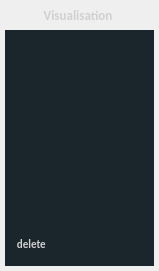
                        <widget class="QWidget" name="widget_25" native="true">
                         <property name="maximumSize">
                          <size>
                           <width>150</width>
                           <height>16777215</height>
                          </size>
                         </property>
                         <layout class="QVBoxLayout" name="verticalLayout_25">
                          <property name="spacing">
                           <number>7</number>
                          </property>
                          <property name="leftMargin">
                           <number>5</number>
                          </property>
                          <property name="topMargin">
                           <number>7</number>
                          </property>
                          <property name="rightMargin">
                           <number>5</number>
                          </property>
                          <property name="bottomMargin">
                           <number>5</number>
                          </property>
                          <item>
                           <widget class="QLabel" name="label_24">
                            <property name="minimumSize">
                             <size>
                              <width>0</width>
                              <height>16</height>
                             </size>
                            </property>
                            <property name="maximumSize">
                             <size>
                              <width>16777215</width>
                              <height>16</height>
                             </size>
                            </property>
                            <property name="font">
                             <font>
                              <family>Calibri</family>
                              <pointsize>10</pointsize>
                              <weight>75</weight>
                              <bold>true</bold>
                             </font>
                            </property>
                            <property name="styleSheet">
                             <string notr="true">color: rgb(208, 208, 208);
border-radius: none;
border-top: 20px;</string>
                            </property>
                            <property name="text">
                             <string>Visualisation </string>
                            </property>
                            <property name="alignment">
                             <set>Qt::AlignCenter</set>
                            </property>
                           </widget>
                          </item>
                          <item>
                           <widget class="QWidget" name="widget_23" native="true">
                            <property name="styleSheet">
                             <string notr="true">background-color: rgb(27, 37, 44);
</string>
                            </property>
                            <layout class="QGridLayout" name="gridLayout_14">
                             <property name="leftMargin">
                              <number>2</number>
                             </property>
                             <property name="topMargin">
                              <number>0</number>
                             </property>
                             <property name="rightMargin">
                              <number>0</number>
                             </property>
                             <property name="bottomMargin">
                              <number>3</number>
                             </property>
                             <property name="horizontalSpacing">
                              <number>0</number>
                             </property>
                             <property name="verticalSpacing">
                              <number>4</number>
                             </property>
                             <item row="1" column="0">
                              <widget class="QWidget" name="widget_24" native="true">
                               <property name="styleSheet">
                                <string notr="true"/>
                               </property>
                               <layout class="QHBoxLayout" name="horizontalLayout_30">
                                <property name="spacing">
                                 <number>10</number>
                                </property>
                                <property name="leftMargin">
                                 <number>0</number>
                                </property>
                                <property name="topMargin">
                                 <number>0</number>
                                </property>
                                <property name="rightMargin">
                                 <number>57</number>
                                </property>
                                <property name="bottomMargin">
                                 <number>2</number>
                                </property>
                                <item>
                                 <widget class="QLabel" name="label_21">
                                  <property name="minimumSize">
                                   <size>
                                    <width>45</width>
                                    <height>10</height>
                                   </size>
                                  </property>
                                  <property name="maximumSize">
                                   <size>
                                    <width>16777215</width>
                                    <height>16777215</height>
                                   </size>
                                  </property>
                                  <property name="font">
                                   <font>
                                    <family>Calibri</family>
                                    <pointsize>8</pointsize>
                                    <weight>75</weight>
                                    <bold>true</bold>
                                   </font>
                                  </property>
                                  <property name="styleSheet">
                                   <string notr="true">
color: rgb(208, 208, 208);</string>
                                  </property>
                                  <property name="text">
                                   <string>    delete </string>
                                  </property>
                                 </widget>
                                </item>
                                <item alignment="Qt::AlignLeft">
                                 <widget class="QToolButton" name="Supp_2">
                                  <property name="minimumSize">
                                   <size>
                                    <width>35</width>
                                    <height>35</height>
                                   </size>
                                  </property>
                                  <property name="maximumSize">
                                   <size>
                                    <width>35</width>
                                    <height>35</height>
                                   </size>
                                  </property>
                                  <property name="styleSheet">
                                   <string notr="true">border-radius: 19px; 
background-color: None;
background-repeat: no-repeat; 
background-position: center;</string>
                                  </property>
                                  <property name="text">
                                   <string/>
                                  </property>
                                  <property name="icon">
                                   <iconset>
                                    <normaloff>images/icons8-supprimer-400.png</normaloff>images/icons8-supprimer-400.png</iconset>
                                  </property>
                                  <property name="iconSize">
                                   <size>
                                    <width>90</width>
                                    <height>90</height>
                                   </size>
                                  </property>
                                  <property name="checkable">
                                   <bool>false</bool>
                                  </property>
                                  <property name="autoRepeat">
                                   <bool>false</bool>
                                  </property>
                                  <property name="autoExclusive">
                                   <bool>false</bool>
                                  </property>
                                 </widget>
                                </item>
                               </layout>
                              </widget>
                             </item>
                             <item row="0" column="0" alignment="Qt::AlignHCenter">
                              <widget class="QListWidget" name="listImages_2">
                               <property name="styleSheet">
                                <string notr="true">	QListWidget{
color: rgb(208, 208, 208);
background-color: #283741
selection-background-color: #0099ff;
border-radius: 10px;
}
        QScrollBar:vertical {    
          
            background:rgba(40,55,65,255);
            width:15px;
            margin: 0px 0px 0px 0px;
        }
        QScrollBar::handle:vertical {
            background:rgba(40,55,65,255);
            min-height: 0px;
        }
        QScrollBar::add-line:vertical {
background-color:white
            height: 0px;
            subcontrol-position: bottom;
            subcontrol-origin: margin;

        }
        QScrollBar::sub-line:vertical {
background-color:white;
            height: 0 px;
            subcontrol-position: top;
            subcontrol-origin: margin;
        }</string>
                               </property>
                              </widget>
                             </item>
                            </layout>
                           </widget>
                          </item>
                         </layout>
                        </widget>
